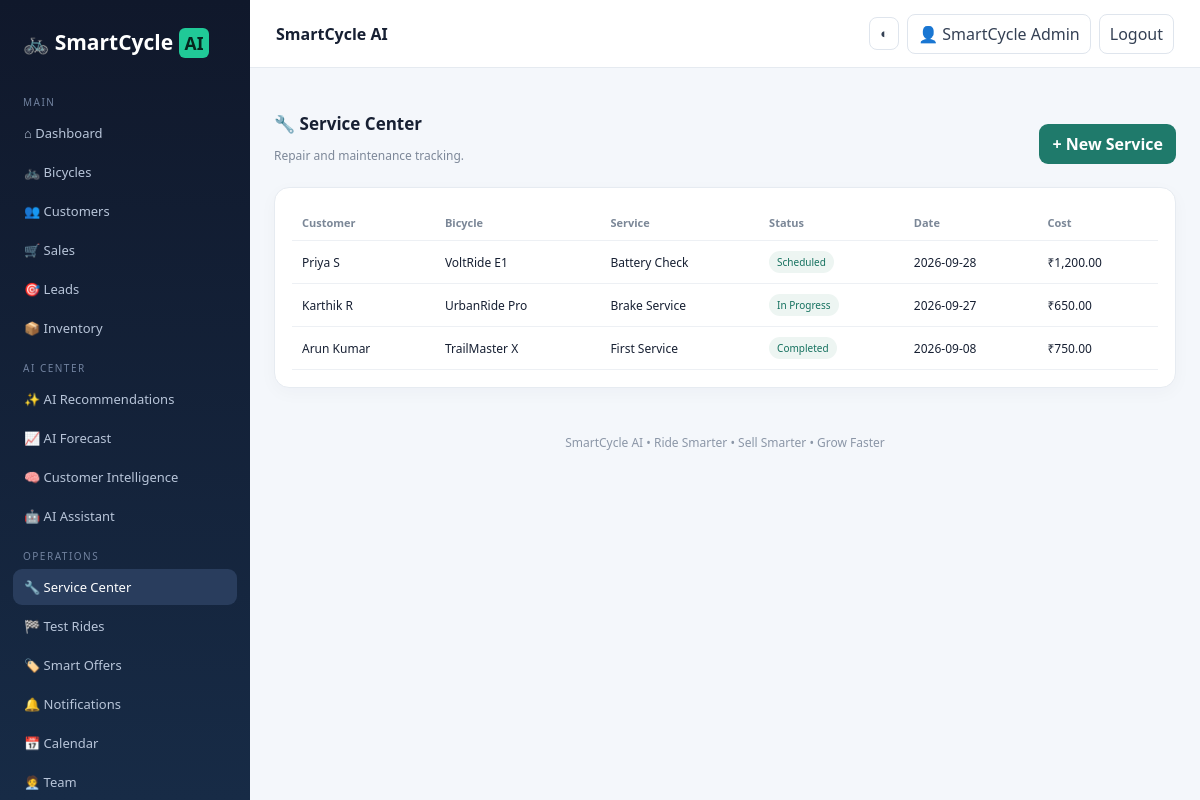
/service.php (signed in), run on the app's committed database.
### tables this page shows
CREATE TABLE service(id INT AUTO_INCREMENT PRIMARY KEY,customer_id INT,bicycle_id INT,service_type VARCHAR(100),status VARCHAR(40),service_date DATE,cost DECIMAL(12,2));

CREATE TABLE customers(id INT AUTO_INCREMENT PRIMARY KEY,name VARCHAR(120),email VARCHAR(150),phone VARCHAR(30),city VARCHAR(80),segment VARCHAR(60));

CREATE TABLE bicycles(id INT AUTO_INCREMENT PRIMARY KEY,name VARCHAR(120),sku VARCHAR(50) UNIQUE,category VARCHAR(50),price DECIMAL(12,2),stock INT,ai_tag VARCHAR(80));

### config.php (called while the page is built, shortened)
<?php
function e($v){return htmlspecialchars((string)$v,ENT_QUOTES,"UTF-8");}
function money($v){return "₹".number_format((float)$v,2);}
?>

### service.php (the view)
<?php $title="Service Center";require "includes/header.php";$r=$conn->query("SELECT s.*,c.name customer,b.name bicycle FROM service s JOIN customers c ON c.id=s.customer_id JOIN bicycles b ON b.id=s.bicycle_id ORDER BY s.service_date DESC");?><div class="section-title"><div><h2>🔧 Service Center</h2><p class="muted">Repair and maintenance tracking.</p></div><a class="btn primary" href="add_service.php">+ New Service</a></div><div class="card"><table><tr><th>Customer</th><th>Bicycle</th><th>Service</th><th>Status</th><th>Date</th><th>Cost</th></tr><?php while($x=$r->fetch_assoc()):?><tr><td><?=e($x["customer"])?></td><td><?=e($x["bicycle"])?></td><td><?=e($x["service_type"])?></td><td><span class="badge"><?=e($x["status"])?></span></td><td><?=e($x["service_date"])?></td><td><?=money($x["cost"])?></td></tr><?php endwhile;?></table></div><?php require "includes/footer.php";?>

### assets/style.css (style rules this page uses)
* { box-sizing:border-box }
body { margin:0;font-family:Segoe UI,Arial,sans-serif;background:#f4f7fb;color:#172033 }
.card { background:#fff;border:1px solid #e6ebf1;border-radius:15px;padding:17px;box-shadow:0 5px 18px #14203708 }
.section-title { display:flex;justify-content:space-between;align-items:center;margin:20px 0 11px }
.section-title h2 { font-size:17px;margin:0 }
.btn { display:inline-block;border:0;border-radius:9px;padding:9px 13px;text-decoration:none;cursor:pointer;font-weight:650 }
.primary { background:#1f7a6b;color:#fff }
table { width:100%;border-collapse:collapse;font-size:12px }
th,td { text-align:left;padding:10px;border-bottom:1px solid #edf0f4 }
th { color:#7b8797;font-size:11px }
.badge { display:inline-block;padding:4px 8px;border-radius:20px;background:#edf5f2;color:#15715f;font-size:10px }
.muted { color:#7d8899;font-size:12px }

### data on the page
service: customer.name "Priya S", bicycle.name "VoltRide E1", service_type "Battery Check", status "Scheduled", service_date "2026-09-28", cost "₹1,200.00"
service: customer.name "Karthik R", bicycle.name "UrbanRide Pro", service_type "Brake Service", status "In Progress", service_date "2026-09-27", cost "₹650.00"
service: customer.name "Arun Kumar", bicycle.name "TrailMaster X", service_type "First Service", status "Completed", service_date "2026-09-08", cost "₹750.00"

### other printed values
$n[1] "⌂ Dashboard"
$n[1] "🚲 Bicycles"
$n[1] "👥 Customers"
$n[1] "🛒 Sales"
$n[1] "🎯 Leads"
$n[1] "📦 Inventory"
$n[1] "✨ AI Recommendations"
$n[1] "📈 AI Forecast"
$n[1] "🧠 Customer Intelligence"
$n[1] "🤖 AI Assistant"
$n[1] "🔧 Service Center"
$n[1] "🏁 Test Rides"
$n[1] "🏷️ Smart Offers"
$n[1] "🔔 Notifications"
$n[1] "📅 Calendar"
